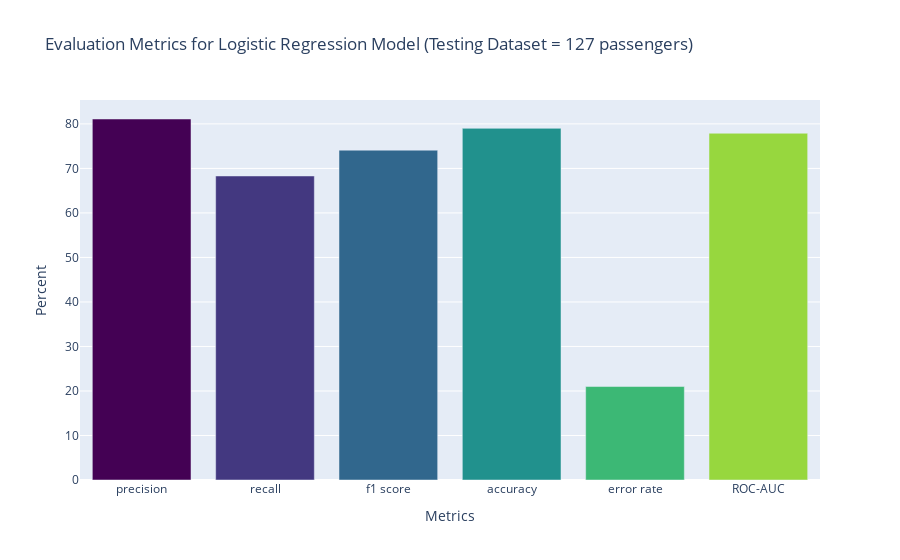

The notebook cell this image was saved under:
### Code cell
# Convert that into a visualization.
mydata = [go.Bar(
    x=list(evals.keys()),
    y=list(evals.values()),
    marker=dict(color=Viridis[::12])
)]

mylayout = go.Layout(
    title='Evaluation Metrics for Logistic Regression Model (Testing Dataset = 127 passengers)',
    xaxis = {'title': 'Metrics'},
    yaxis = {'title': 'Percent'}, 

)
fig = go.Figure(data=mydata, layout=mylayout)
fig

### Figure 1 — Plotly figure (JSON) as saved in the notebook; plotly's stock layout.template omitted (floating-point values rounded to 4 significant figures)
{"data": [{"marker": {"color": ["#440154", "#433880", "#31678d", "#21918d", "#3cb875", "#97d73e"]}, "type": "bar", "x": ["precision", "recall", "f1 score", "accuracy", "error rate", "ROC-AUC"], "y": [81.1, 68.3, 74.1, 79, 21, 77.9]}], "layout": {"autosize": true, "title": {"text": "Evaluation Metrics for Logistic Regression Model (Testing Dataset = 127 passengers)"}, "xaxis": {"autorange": true, "range": [-0.5, 5.5], "title": {"text": "Metrics"}, "type": "category"}, "yaxis": {"autorange": true, "range": [0, 85.37], "title": {"text": "Percent"}, "type": "linear"}}}
